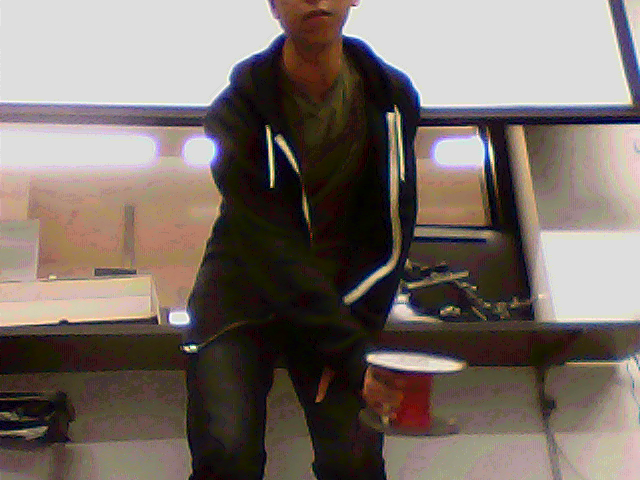
#> input picture img/file1.png, 640 x 480 px; its folder holds 4 pictures in this run
$ python thresholding.py   (Python 2 division)
#> lines starting #> are read from the running program, lines starting #| are printed output that depends on the picture; after the words box and inside, x2 and y2 are one past the last pixel; in counts of white or black regions, pixels touching at a corner belong together
import numpy as np
import cv2
import matplotlib.pyplot as plt

IMAGE_PATH = 'img/file%d.png'

x_vals = []
y_vals = []
for i in range(1,9):
    print i
    image = cv2.imread(IMAGE_PATH % i)
#> image is the input picture: shape (480, 640, 3); mean B, G, R 103.7, 110.3, 121.8

    lower_bound = np.array([0, 0, 100], np.uint8)
    upper_bound = np.array([50, 50, 255], np.uint8)

    mask = cv2.inRange(image, lower_bound, upper_bound)
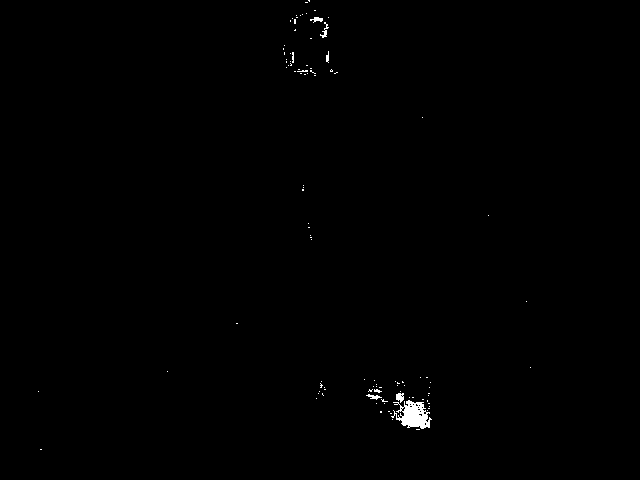
#> mask: shape (480, 640); 0.37% white; 103 white regions (96 under 20 px)
    output = cv2.bitwise_and(image, image, mask = mask)
    img = mask

# cv2.imshow("images", np.hstack([image, output]))
    #cv2.imshow("images", mask)
    #cv2.imwrite("thresh_img/detect%d.png" % i, img)

    contours, hierarchy = cv2.findContours(mask, cv2.RETR_TREE, cv2.CHAIN_APPROX_NONE)
#> contours = 121 contours, 116 with area under 20; largest, box (x1, y1, x2, y2) and area: (391, 400, 432, 429) 578, (396, 393, 404, 403) 44, (310, 17, 323, 23) 26, (366, 394, 382, 400) 25, (320, 22, 329, 38) 22

    if len(contours) == 0:
        continue
    largest_contour = contours[0]
#> largest_contour = [[40, 449], [41, 449]]
    largest_area = cv2.contourArea(contours[0])
#> largest_area = 0

    for contour in contours:
            area = cv2.contourArea(contour)
            if area > largest_area:
                    largest_contour = contour
                    largest_area = area
#> this loop made 121 passes
#> (area, largest_area) on pass 14: (578, 578)
#> area on passes 36, 38: 25, 44.5
#> after the loop, largest_area = 578; largest_contour = contour of 216 points, box (x1, y1, x2, y2) (391, 400, 432, 429), area 578

# cv2.drawContours(image, [largest_contour], 0, (255, 0, 0), 1)
# cv2.imshow("images", image)

    M = cv2.moments(largest_contour)
#> M = moments, m00 578, centre m10/m00, m01/m00 = (414, 415)
    if M['m00'] == 0:
        continue
    cx = int(M['m10']/M['m00'])
#> cx = 413
    cy = int(M['m01']/M['m00'])
#> cy = 414
    cv2.circle(image, (cx, cy), 3, (0, 255, 0))
#> image: shape (480, 640, 3); 0.01% of pixels changed, all inside (x1, y1, x2, y2) = (410, 411, 417, 418)
    x_vals.append(cx)
    y_vals.append(cy)
    cv2.imshow("images", np.hstack([output, image]))
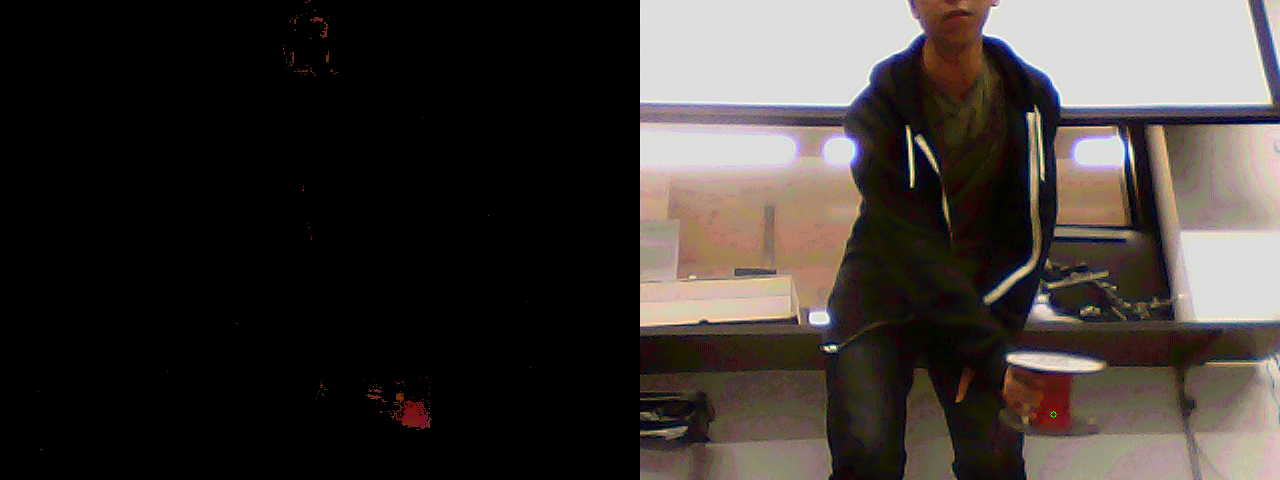
#> window 'images': shape (480, 1280, 3); mean B, G, R 51.9, 55.2, 61.1
    #cv2.imwrite("thresh_img/pic%d.png" % i, np.hstack([output, image]))
    cv2.waitKey(0)
#> pass 2 of the loop `for i in range(1,9):`:
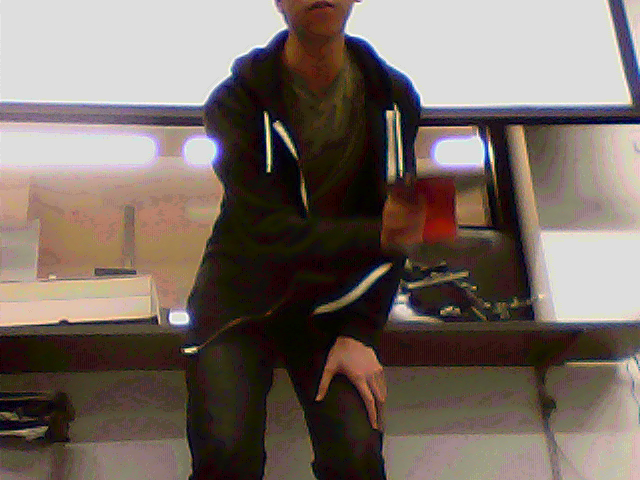
#> input picture img/file2.png, 640 x 480 px
#> image is the input picture: shape (480, 640, 3); mean B, G, R 99.6, 107.2, 119.9
#> `mask = cv2.inRange(image, lower_bound, upper_bound)`:
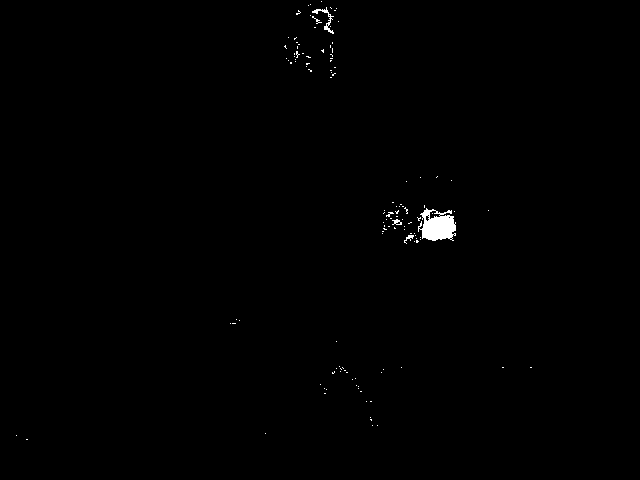
#> mask: shape (480, 640); 0.44% white; 125 white regions (120 under 20 px)
#> contours = 135 contours, 131 with area under 20; largest, box (x1, y1, x2, y2) and area: (418, 208, 456, 241) 808, (312, 7, 334, 34) 68, (429, 210, 441, 220) 63, (392, 219, 402, 225) 26
#> `largest_contour = contours[0]`: largest_contour = [[26, 439], [27, 439]]
#> `largest_area = cv2.contourArea(contours[0])`: largest_area = 0
#> the loop `for contour in contours:` made 135 passes
#> (area, largest_area) on passes 58, 70: (25.5, 25.5), (807.5, 807.5)
#> after the loop `for contour in contours:`: largest_area = 807.5; largest_contour = contour of 187 points, box (x1, y1, x2, y2) (418, 208, 456, 241), area 808
#> M = moments, m00 807.5, centre m10/m00, m01/m00 = (437.1, 225.2)
#> cx = 437
#> cy = 225
#> image: shape (480, 640, 3); 0.01% of pixels changed, all inside (x1, y1, x2, y2) = (434, 222, 441, 229)
#> `cv2.imshow("images", np.hstack([output, image]))`:
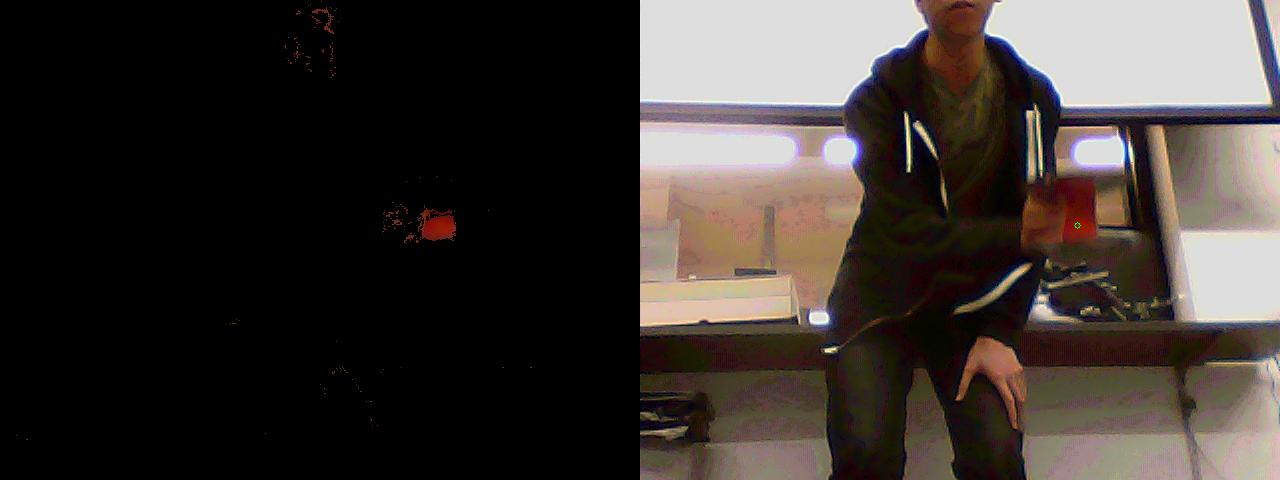
#> window 'images': shape (480, 1280, 3); mean B, G, R 49.8, 53.7, 60.2
#> pass 3 of the loop `for i in range(1,9):`:
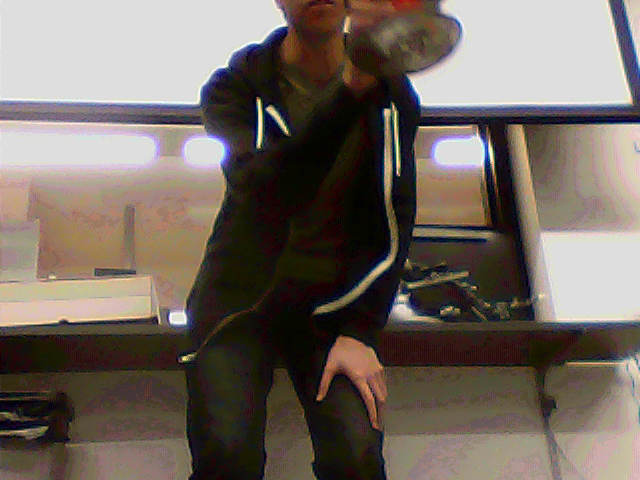
#> input picture img/file3.png, 640 x 480 px
#> image is the input picture: shape (480, 640, 3); mean B, G, R 96.7, 104.9, 115.4
#> `mask = cv2.inRange(image, lower_bound, upper_bound)`:
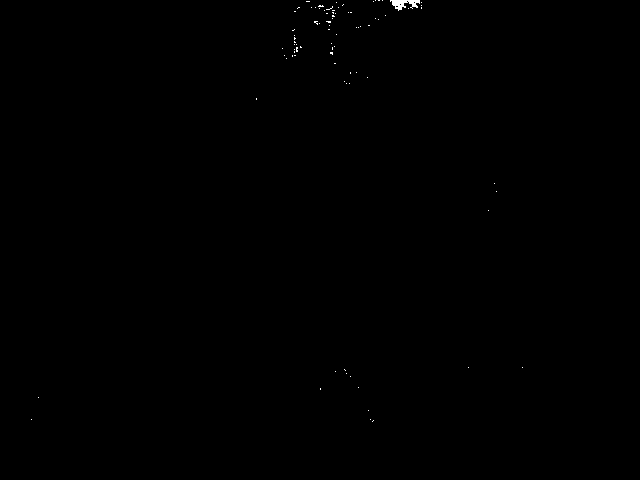
#> mask: shape (480, 640); 0.11% white; 85 white regions (84 under 20 px)
#> contours = 89 contours, 88 with area under 20; largest, box (x1, y1, x2, y2) and area: (390, 0, 420, 11) 134
#> `largest_contour = contours[0]`: largest_contour = [[373, 420], [372, 421]]
#> `largest_area = cv2.contourArea(contours[0])`: largest_area = 0
#> the loop `for contour in contours:` made 89 passes
#> (area, largest_area) on pass 82: (134, 134)
#> after the loop `for contour in contours:`: largest_area = 134; largest_contour = contour of 92 points, box (x1, y1, x2, y2) (390, 0, 420, 11), area 134
#> M = moments, m00 134, centre m10/m00, m01/m00 = (403.3, 3.19)
#> cx = 403
#> cy = 3
#> image: shape (480, 640, 3); 0.01% of pixels changed, all inside (x1, y1, x2, y2) = (400, 0, 407, 7)
#> `cv2.imshow("images", np.hstack([output, image]))`:
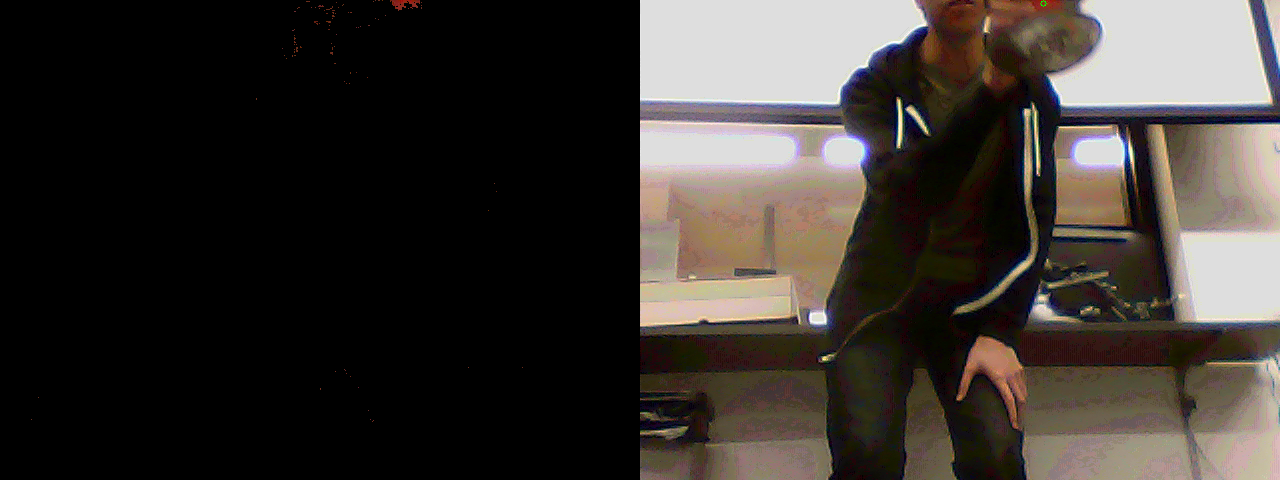
#> window 'images': shape (480, 1280, 3); mean B, G, R 48.4, 52.5, 57.8
#> (the run stopped early here; a loop or call above may not have finished)
